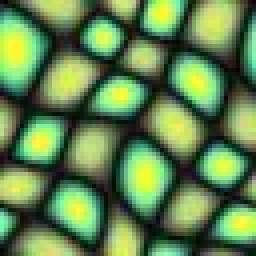
#> input picture ASSN-5/tex_sample.png, 64 x 64 px (shown 4 times larger)
$ python non-parametric-synthesis.py
#> lines starting #> are read from the running program, lines starting #| are printed output that depends on the picture
import numpy as np
import math
from random import randint
import scipy.stats as st
import scipy
import cv2
from time import time


'''generate a 5x5 kernel'''
def generating_kernel(a):
  w_1d = np.array([0.25 - a/2.0, 0.25, a, 0.25, 0.25 - a/2.0])
  return np.outer(w_1d, w_1d)

'''reduce image by 1/2'''
def ireduce(image):
  out = None
  kernel = generating_kernel(0.4)
  outimage = scipy.signal.convolve2d(image,kernel,'same')
  out = outimage[::2,::2]
  return out

'''expand image by factor of 2'''
def iexpand(image):
  out = None
  kernel = generating_kernel(0.4)
  outimage = np.zeros((image.shape[0]*2, image.shape[1]*2), dtype=np.float64)
  outimage[::2,::2]=image[:,:]
  out = 4*scipy.signal.convolve2d(outimage,kernel,'same')
  return out

'''create a gaussain pyramid of a given image'''
def gauss_pyramid(image, levels):
  output = []
  output.append(image)
  tmp = image
  for i in range(0,levels):
    tmp = ireduce(tmp)
    output.append(tmp)
  return output

def process_pixel(x, y, img_data, new_img_data, mask, kernel_size):

    x0 = max(0, x - kernel_size)
    y0 = max(0, y - kernel_size)
    x1 = min(new_img_data.shape[0] - 1, x + kernel_size)
    y1 = min(new_img_data.shape[1] - 1, y + kernel_size)

    neigh_window = new_img_data[x0 : x1, y0 : y1]

    mask_window = mask[x0 : x1, y0 : y1]
    len_mask = float(len(mask_window==True))

    xs, ys = neigh_window.shape
    img_xsize, img_ysize = img_data.shape

    cx = int(np.floor(xs/2))
    cy = int(np.floor(ys/2))

    candidates = []
    dists = []

    for i in range(xs, img_xsize - xs):
        for j in range(ys, img_ysize - ys):
            if(randint(0,2) != 0): continue
            sub_window = img_data[i : i+xs, j : j+ys]

            # distance
            s = (sub_window - neigh_window)

            summ = s*s*mask_window

            d = np.sum(summ) / len_mask

            candidates.append(sub_window[cx, cy])
            dists.append(d)
    if (len(dists)>0):
        mask = dists - np.min(dists) < 0.2

        candidates = np.extract(mask, candidates)

        # pick random among candidates
        if len(candidates) < 1:
            return 0.0
        else:
            if len(candidates) != 1:
                r = randint(0, len(candidates) - 1)
            else:
                r = 0

        return candidates[r]
    else:
        return None


def efros(img_data, new_size_x, new_size_y, kernel_size, t):

    patch_size_x, patch_size_y = img.shape
    size_seed_x = size_seed_y = 3

    seed_x = randint(0, size_seed_x)
    seed_y = randint(0, size_seed_y)

    # take 3x3 start image (seed) in the original image
    seed_data = img_data[seed_x : seed_x + size_seed_x, seed_y : seed_y + size_seed_y]

    new_image_data = np.zeros((new_size_x, new_size_y))
    mask = np.ones((new_size_x, new_size_y)) == False

    mask[0: size_seed_x, 0: size_seed_y] = True

    new_image_data[0: size_seed_x, 0: size_seed_y] = seed_data


    # TO DO: non-square images

    it = 0
    for i in range(size_seed_x, new_size_x ):
        print ("Time: ", time() - t, " seconds")
        last_y = size_seed_x + it
        for j in range(0, last_y + 1):

            v = process_pixel(i, j, img_data, new_image_data, mask, kernel_size)

            new_image_data[i, j] = v
            mask[i, j] = True
        for x in range(0, size_seed_y + it + 1):

            v = process_pixel(x, last_y, img_data, new_image_data, mask, kernel_size)

            new_image_data[x, last_y] = v
            mask[x, last_y] = True

        it += 1

    return new_image_data


def gauss_efros (img,newx,newy,ksize,t):
    lg = gauss_pyramid(img,5)
    for i in range(len(lg)):
        lg[i] = efros(lg[i],newx,newy,ksize,t)
    return(lg[len(lg)-1])


img = cv2.imread('tex_sample.png',cv2.IMREAD_GRAYSCALE)
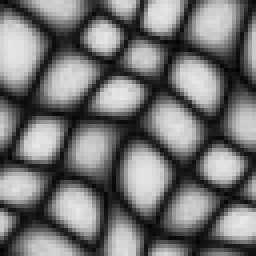
#> img: shape (64, 64) (shown 4 times larger); min 3, max 232, mean 115.7
cv2.imwrite('in.jpg',img)
row,col = img.shape
#> row = 64; col = 64
t = time()
out = efros(img, 2*row, col*2, 12, t)
#> in efros, `seed_data = img_data[seed_x : seed_x + size_seed_x, seed_y : seed_y + ..`: seed_data = [[87, 69, 42], [133, 125, 91], [186, 171, 137]]
#> in efros, `new_image_data[0: size_seed_x, 0: size_seed_y] = seed_data`:
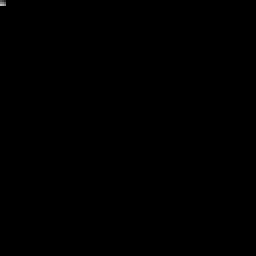
#> new_image_data: shape (128, 128) float64 (shown 2 times larger); min 0, max 186, mean 0.1
#> after the loop in efros, `for i in range(size_seed_x, new_size_x ):`: mask: shape (128, 128) bool; every value is 1
#> after the loop in efros, `for i in range(size_seed_x, new_size_x ):`:
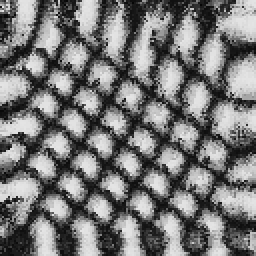
#> new_image_data: shape (128, 128) float64 (shown 2 times larger); min 6, max 228, mean 120.3
cv2.imwrite('out.png',out)
